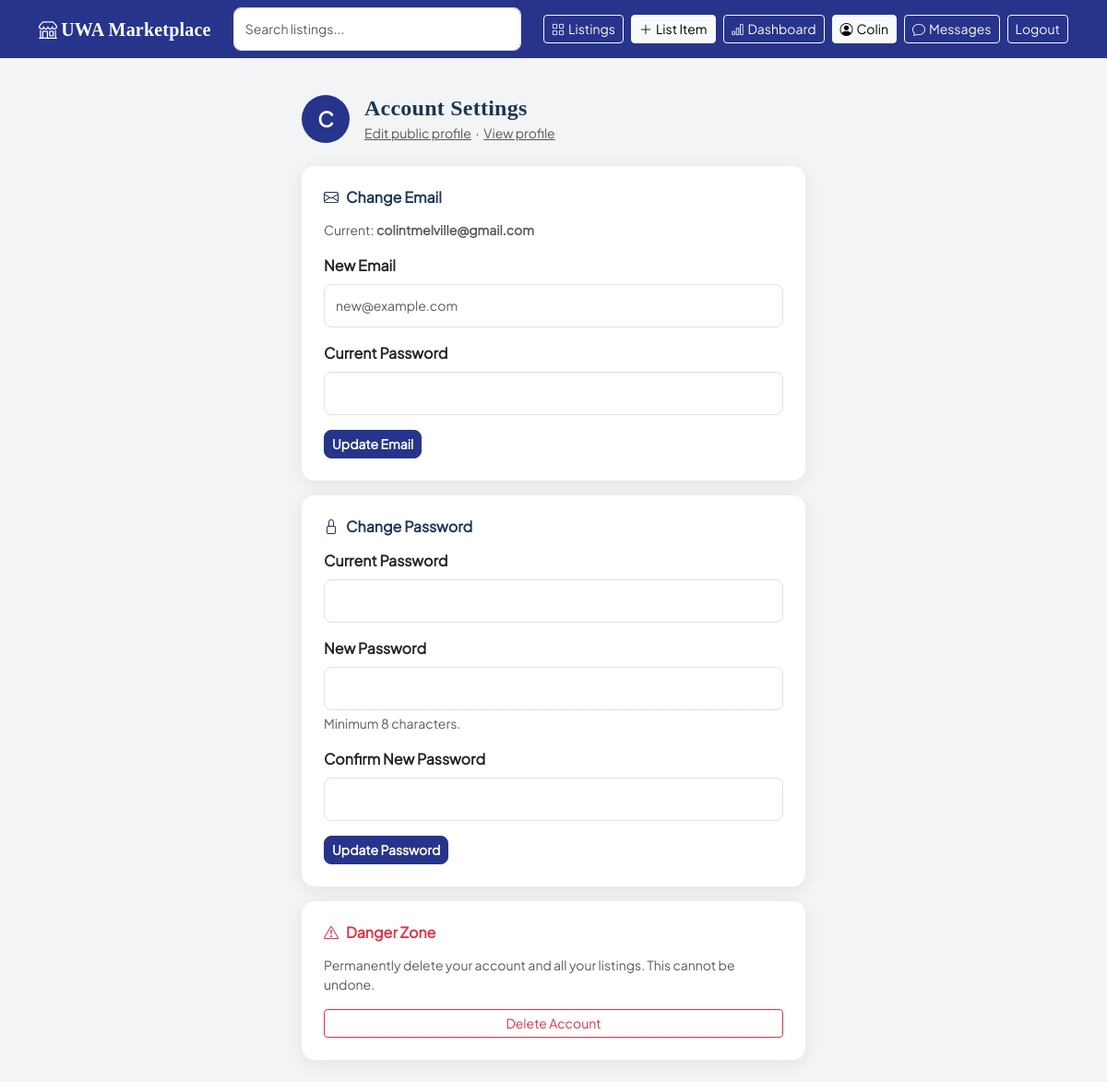
Page /user/me/settings (signed in) on the committed database.
### app/models.py (models this page shows, shortened)
class User(db.Model, UserMixin):
    id = db.Column(db.Integer, primary_key=True)
    username = db.Column(db.String(64), unique=True, nullable=False)
    email = db.Column(db.String(120), unique=True, nullable=False)
    password_hash = db.Column(db.String(256), nullable=False)
    member_since = db.Column(db.DateTime, default=datetime.utcnow)
    bio = db.Column(db.Text, default='')
    avatar_url = db.Column(db.String(256), nullable=True)
    is_admin = db.Column(db.Boolean, default=False)
    is_moderator = db.Column(db.Boolean, default=False)
    is_active = db.Column(db.Boolean, default=True)
    is_store = db.Column(db.Boolean, default=False)
    is_verified = db.Column(db.Boolean, default=False)
    store_name = db.Column(db.String(128), nullable=True)
    store_address = db.Column(db.String(256), nullable=True)
    contact_phone = db.Column(db.String(32), nullable=True)
    contact_email = db.Column(db.String(120), nullable=True)
    store_bio = db.Column(db.Text, default='')
    listings = db.relationship('Listing', backref='seller', lazy='dynamic')
    following_stores = db.relationship(
        'User',
        secondary=store_follows,
        primaryjoin='User.id == store_follows.c.follower_id',
        secondaryjoin='User.id == store_follows.c.store_id',
        backref=db.backref('store_followers', lazy='dynamic'),
        lazy='dynamic'
    )

### app/routes/profile.py (the view)
@bp.route('/me/settings')
@login_required
def settings():
    return render_template('profile/settings.html',
                           email_form=ChangeEmailForm(),
                           password_form=ChangePasswordForm(),
                           delete_form=DeleteAccountForm())

### app/forms.py (shortened to what this page needs)
class ChangeEmailForm(FlaskForm):
    email = StringField('New Email', validators=[DataRequired(), Email()])
    current_password = PasswordField('Current Password', validators=[DataRequired()])
    submit = SubmitField('Update Email')

class ChangePasswordForm(FlaskForm):
    current_password = PasswordField('Current Password', validators=[DataRequired()])
    new_password = PasswordField('New Password', validators=[DataRequired(), Length(min=8)])
    confirm_password = PasswordField(
        'Confirm New Password',
        validators=[DataRequired(), EqualTo('new_password')]
    )
    submit = SubmitField('Update Password')

### app/models.py (called while the page is built)
@login_manager.user_loader
def load_user(user_id):
    return User.query.get(int(user_id))

### app/templates/profile/settings.html (shortened to what this page needs)
{% extends "base.html" %}
{% block content %}
<div class="row justify-content-center">
    <div class="col-md-7 col-lg-6">
        <div class="d-flex align-items-center gap-3 mb-4">
            <div class="avatar-circle" style="width:52px;height:52px;font-size:1.4rem;">
                {{ current_user.username[0].upper() }}
            </div>
            <div>
                <h4 class="mb-0 fw-bold" style="color:#1d3557;">Account Settings</h4>
                <small class="text-muted">
                    <a href="{{ url_for('profile.edit') }}" class="text-muted">Edit public profile</a>
                    &nbsp;·&nbsp;
                    <a href="{{ url_for('profile.view', user_id=current_user.id) }}" class="text-muted">View profile</a>
                </small>
            </div>
        </div>
        <div class="card p-4 mb-3">
            <h6 class="fw-bold mb-3" style="color:#1d3557;">
                <i class="bi bi-envelope me-2"></i>Change Email
            </h6>
            <p class="text-muted small mb-3">Current: <strong>{{ current_user.email }}</strong></p>
            <form method="POST" action="{{ url_for('profile.settings_email') }}">
                <div class="mb-3">
                    <label class="form-label fw-semibold">{{ email_form.email.label.text }}</label>
                    {{ email_form.email(class_="form-control", placeholder="new@example.com") }}
                </div>
                <div class="mb-3">
                    <label class="form-label fw-semibold">{{ email_form.current_password.label.text }}</label>
                    {{ email_form.current_password(class_="form-control") }}
                </div>
                {{ email_form.submit(class_="btn btn-primary btn-sm") }}
            </form>
        </div>
        <div class="card p-4 mb-3">
            <h6 class="fw-bold mb-3" style="color:#1d3557;">
                <i class="bi bi-lock me-2"></i>Change Password
            </h6>
            <form method="POST" action="{{ url_for('profile.settings_password') }}">
                <div class="mb-3">
                    <label class="form-label fw-semibold">{{ password_form.current_password.label.text }}</label>
                    {{ password_form.current_password(class_="form-control") }}
                </div>
                <div class="mb-3">
                    <label class="form-label fw-semibold">{{ password_form.new_password.label.text }}</label>
                    {{ password_form.new_password(class_="form-control") }}
                    <div class="form-text">Minimum 8 characters.</div>
                </div>
                <div class="mb-3">
                    <label class="form-label fw-semibold">{{ password_form.confirm_password.label.text }}</label>
                    {{ password_form.confirm_password(class_="form-control") }}
                </div>
                {{ password_form.submit(class_="btn btn-primary btn-sm") }}
            </form>
        </div>
        <div class="card p-4 border-danger">
            <h6 class="fw-bold mb-3 text-danger">
                <i class="bi bi-exclamation-triangle me-2"></i>Danger Zone
            </h6>
            <p class="text-muted small mb-3">
                Permanently delete your account and all your listings. This cannot be undone.
            </p>
            <button class="btn btn-outline-danger btn-sm" type="button"
                    data-bs-toggle="collapse" data-bs-target="#deleteSection">
                Delete Account
            </button>
        </div>
    </div>
</div>
{% endblock %}

### app/templates/base.html (shortened to what this page needs)
<!DOCTYPE html>
<html lang="en">
<head>
    <link href="https://cdn.jsdelivr.net/npm/bootstrap@5.3.0/dist/css/bootstrap.min.css" rel="stylesheet" />
    <link href="https://cdn.jsdelivr.net/npm/bootstrap-icons@1.11.0/font/bootstrap-icons.css" rel="stylesheet" />
    <link rel="stylesheet" href="{{ url_for('static', filename='css/style.css') }}" />
</head>
<body>
    <nav class="navbar navbar-expand-lg navbar-dark site-navbar">
        <div class="container">
            <a class="navbar-brand fw-bold" href="{{ url_for('index') }}">
                <i class="bi bi-shop me-1"></i>UWA Marketplace
            </a>
            <div class="collapse navbar-collapse" id="navbarMain">
                {% if request.endpoint not in ['auth.login', 'auth.register', 'auth.forgot_password', 'auth.reset_password'] %}
                    <form class="d-flex mx-auto" style="width: 320px;" action="{{ url_for('listings.index') }}" method="get">
                        <input id="nav-search" class="form-control me-2" type="search" name="q"
                               placeholder="Search listings..." value="{{ request.args.get('q', '') }}" />
                    </form>
                {% else %}
                    <div class="mx-auto"></div>
                {% endif %}
                {% set ep = request.endpoint %}
                <div class="ms-auto d-flex gap-2 align-items-center">
                    <a href="{{ url_for('listings.index') }}"
                       class="btn btn-sm {{ 'btn-light' if ep == 'listings.index' else 'btn-outline-light' }}">
                        <i class="bi bi-grid me-1"></i>Listings
                    </a>
                    {% if current_user.is_authenticated %}
                        <a href="{{ url_for('listings.new') }}"
                           class="btn btn-sm {{ 'btn-light' if ep == 'listings.new' else 'btn-light' }}">
                            <i class="bi bi-plus-lg me-1"></i>List Item
                        </a>
                        {% if current_user.is_store %}
                            <a href="{{ url_for('store.dashboard') }}"
                               class="btn btn-sm {{ 'btn-light' if ep == 'store.dashboard' else 'btn-outline-light' }}">
                                <i class="bi bi-bar-chart me-1"></i>Dashboard
                            </a>
                        {% endif %}
                        <a href="{{ url_for('profile.view', user_id=current_user.id) }}"
                           class="btn btn-sm {{ 'btn-light' if ep in ['profile.view', 'profile.edit', 'profile.settings'] else 'btn-outline-light' }}">
                            <i class="bi bi-person-circle me-1"></i>{{ current_user.username.split()[0] }}
                        </a>
                        <a href="{{ url_for('chat.inbox') }}"
                           class="btn btn-sm {{ 'btn-light' if ep in ['chat.inbox', 'chat.chat_room'] else 'btn-outline-light' }} position-relative">
                            <i class="bi bi-chat me-1"></i>Messages
                        </a>
                        <a href="{{ url_for('auth.logout') }}" class="btn btn-sm btn-outline-light">
                            Logout
                        </a>
                    {% else %}
                        <a href="{{ url_for('auth.login') }}" class="btn btn-sm btn-outline-light">Log In</a>
                        <a href="{{ url_for('auth.register') }}" class="btn btn-sm btn-light">Sign Up</a>
                    {% endif %}
                </div>
            </div>
        </div>
    </nav>
    <main class="container py-4">
        {% block content %}{% endblock %}
    </main>
</body>
</html>

### app/static/css/style.css (style rules this page uses)
:root { --navy: #27348B; --navy-dark: #1c2669; --navy-light: #e8eef4; --gold: #E2B600; --text-muted: #6b7280; --bg: #f3f4f6; --white: #ffffff; --success: #198754; --font-brand: 'UWA Slab', Georgia, serif; --radius-card: 14px; --radius-input: 8px; --shadow-card: 0 4px 20px rgba(0, 0, 0, 0.07); }
* { box-sizing: border-box; }
body { background-color: var(--bg); font-family: 'Plus Jakarta Sans', sans-serif; color: #1f2937; }
.site-navbar { background-color: var(--navy); }
.card { border: none; border-radius: var(--radius-card); box-shadow: var(--shadow-card); }
.form-control, .form-select { border-radius: var(--radius-input); font-size: 14px; padding: 12px; }
.btn-primary { background-color: var(--navy); border-color: var(--navy); border-radius: var(--radius-input); font-weight: 600; }
.avatar-circle { width: 80px; height: 80px; border-radius: 50%; background-color: var(--navy); color: var(--white); display: flex; align-items: center; justify-content: center; font-size: 2rem; font-weight: 700; flex-shrink: 0; }
* { box-sizing: border-box; margin: 0; padding: 0; font-family: 'Plus Jakarta Sans', sans-serif; }
body { background-color: #f3f4f6; color: #1f2937; }

### rows in the picture
User: username "Colin", username "C", email "colintmelville@gmail.com"

### other values in the picture
{{ email_form.email.label.text }} "New Email"
{{ email_form.current_password.label.text }} "Current Password"
{{ password_form.current_password.label.text }} "Current Password"
{{ password_form.new_password.label.text }} "New Password"
{{ password_form.confirm_password.label.text }} "Confirm New Password"
